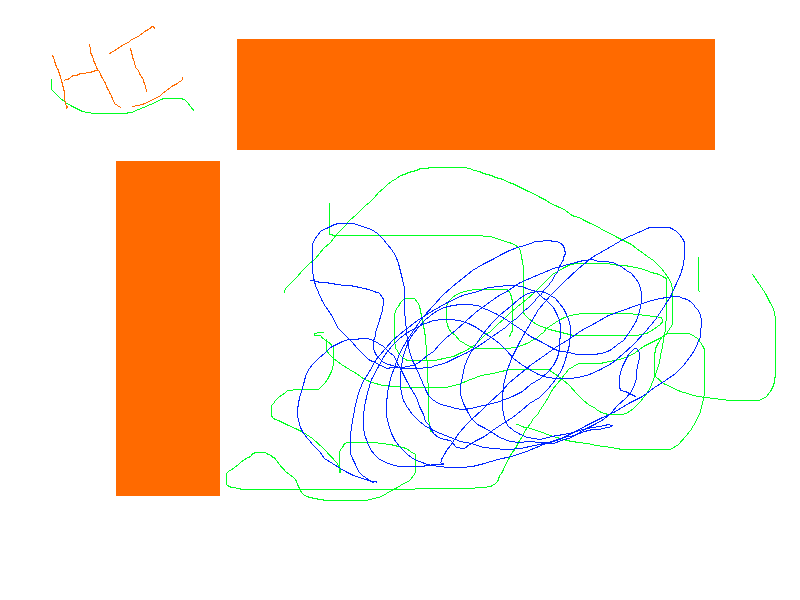
//> input picture StuyPulse/Algorithms/HOT.png, 800 x 600 px; the run also reads 1 picture not shown here
$ ./GenericCVTest   (built with g++ and OpenCV 4)
//> lines starting //> are read from the running program, lines starting //| are printed output that depends on the picture; after the words box and inside, x2 and y2 are one past the last pixel; in counts of white or black regions, pixels touching at a corner belong together
/*
 * Generic694CV.cpp
 *
 *  Created on: Dec 23, 2014
 *      Author: Ethan Cheng
 */

#include <opencv2/core/core.hpp>
#include <opencv2/highgui/highgui.hpp>
#include <opencv2/imgproc/imgproc.hpp>
#include <opencv2/imgproc/types_c.h>
#include <cmath>
#include <iostream>
#include <vector>

using namespace std;
using namespace cv;

int polygonDetect(Mat src , int verts , bool isGray) {//From QuadDetect.cpp
	if (src.empty()) {
		cout << "Source image not found";
		return -1; //Kill if no input
	}
	int numDetected = 0;
	Mat grey;
	if (!isGray) {
		cvtColor(src , grey , CV_BGR2GRAY);
	} else {
		grey = src;
	}
	Mat edges;
	Canny(grey , edges , 0 , 100 , 5);
	vector<vector<Point> > contours;
	findContours(edges , contours , CV_RETR_EXTERNAL , CV_CHAIN_APPROX_SIMPLE);
	vector<Point> approx;
	Mat dest = src.clone();
	for (int i = 0; i < contours.size(); i++) {
		approxPolyDP(Mat(contours[i]) , approx , arcLength(Mat(contours[i]) , true) * 0.02 , true);
		if (fabs(contourArea(contours[i])) < 5 || !isContourConvex(approx)) {
			continue; //Skip small objects or non concave objects
		}
		if (approx.size() == verts) {
			numDetected++;
		}
	}
	return numDetected;
}

bool foundTwoOrangeRects(Mat frame) {
	/*
	 * Parameter Mat:Frame MUST BE OF TYPE BGR
	 */
	Mat HSV;
	Mat orange;
	cvtColor(frame , HSV , CV_BGR2HSV);
	inRange(HSV , Scalar(11 , 0 , 0) , Scalar(24 , 255 , 255) , orange); //Values subject to change
	//Clean up speckles
	erode(orange , orange , getStructuringElement(MORPH_RECT, Size(3 , 3)) );
	dilate(orange , orange , getStructuringElement(MORPH_RECT, Size(3 , 3)) );
	dilate(orange , orange , getStructuringElement(MORPH_RECT, Size(3 , 3)) );
	erode(orange , orange , getStructuringElement(MORPH_RECT, Size(3 , 3)) );
	int detected = polygonDetect(orange , 4 , true);
	cout << detected << ": ";
	return (detected == 2);
}

int main() {
	Mat h = imread("HOT.png");
//> h is the input picture: 600 rows x 800 cols, CV_8UC3; mean B, G, R 206.2, 225.3, 250.1
	Mat c = imread("COLD.png");
	if (h.empty()) {
		cout << "HOT.png not found" << endl;
		return -1;
	}
	if (c.empty()) {
		cout << "COLD.png not found" << endl;
		return -1;
	}
	if (foundTwoOrangeRects(h)) {
//> in foundTwoOrangeRects, `cvtColor(frame , HSV , CV_BGR2HSV);`: HSV: 600 rows x 800 cols, CV_8UC3; mean H, S, V 4, 51.8, 255
//> in foundTwoOrangeRects, `inRange(HSV , Scalar(11 , 0 , 0) , Scalar(24 , 255 , 255) , orange);`:
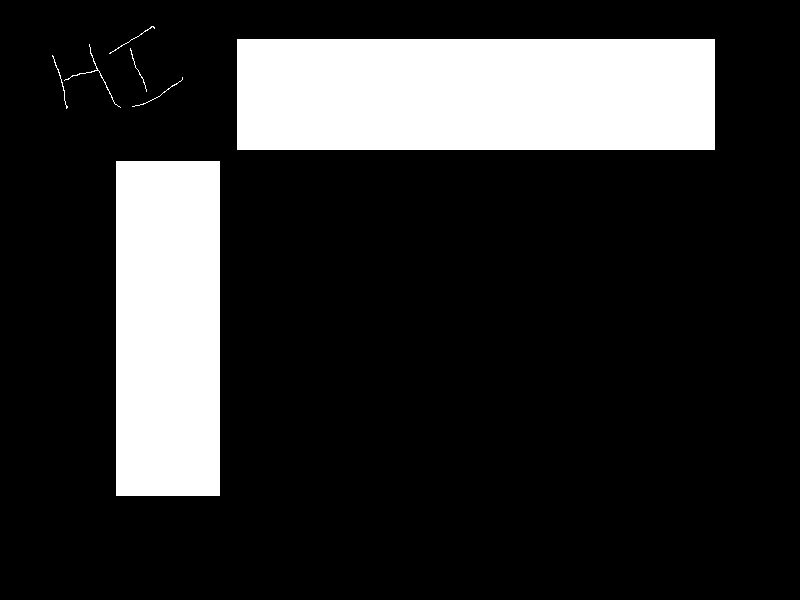
//> orange: 600 rows x 800 cols, CV_8UC1; 18.4% white; 7 white regions, largest, box (x1, y1, x2, y2) and area: (237, 39, 715, 150) 53058, (116, 161, 220, 496) 34840, (64, 44, 121, 108) 118
//> in foundTwoOrangeRects, `dilate(orange , orange , getStructuringElement(MORPH_RECT, Size(3 , 3)..`:
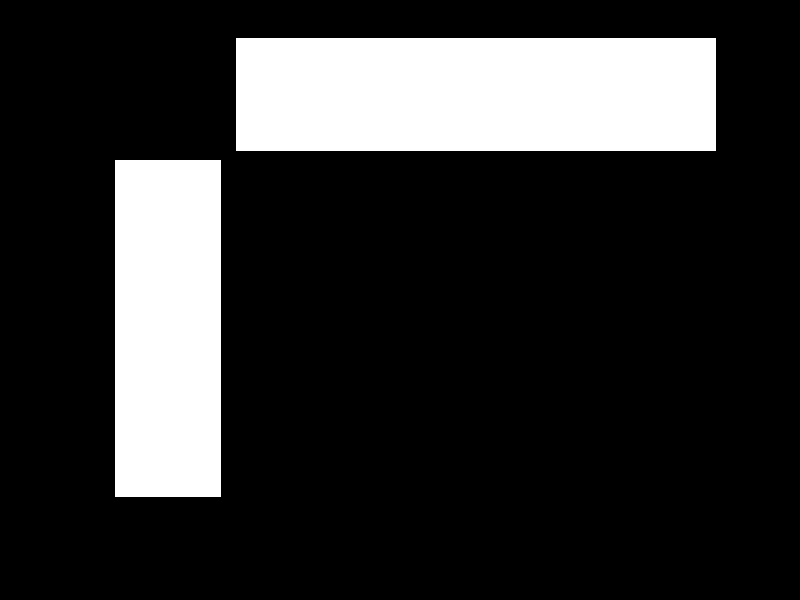
//> orange: 600 rows x 800 cols, CV_8UC1; 18.7% white; 2 white regions, box (x1, y1, x2, y2) and area: (236, 38, 716, 151) 54240, (115, 160, 221, 497) 35722
//> in polygonDetect, `Canny(grey , edges , 0 , 100 , 5);`:
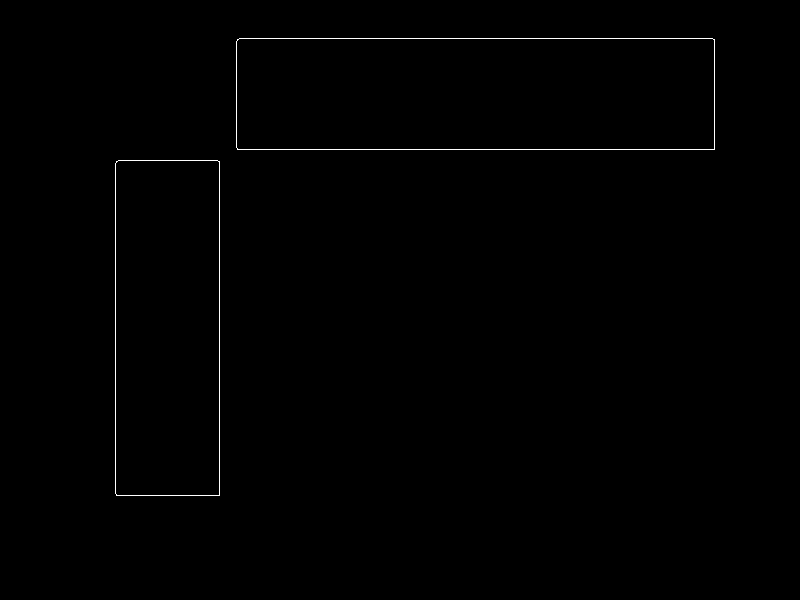
//> edges: 600 rows x 800 cols, CV_8UC1; 0.43% white in thin lines or dots, all inside (x1, y1, x2, y2) = (115, 38, 715, 496)
//> in polygonDetect, `findContours(edges , contours , CV_RETR_EXTERNAL , CV_CHAIN_APPROX_SIM..`: contours = 2 contours; box (x1, y1, x2, y2) and area: (236, 38, 715, 150) 53051, (115, 160, 220, 496) 34833
//> the loop in polygonDetect, `for (int i = 0; i < contours.size(); i++)` made 2 passes
//> numDetected on passes 1 to 2: 1, 2
//> after the loop in polygonDetect, `for (int i = 0; i < contours.size(); i++)`: numDetected = 2
//| 2:
		cout << "HOT" << endl;
	} else {
		cout << "COLD" << endl;
	}
	if (foundTwoOrangeRects(c)) {
//> in foundTwoOrangeRects (call 2), `cvtColor(frame , HSV , CV_BGR2HSV);`: HSV: 600 rows x 800 cols, CV_8UC3; mean H, S, V 0, 0, 255
//> in foundTwoOrangeRects (call 2), `inRange(HSV , Scalar(11 , 0 , 0) , Scalar(24 , 255 , 255) , orange);`: orange: 600 rows x 800 cols, CV_8UC1; every value is 0
//> in polygonDetect (call 2), `findContours(edges , contours , CV_RETR_EXTERNAL , CV_CHAIN_APPROX_SIM..`: contours = 0 contours
//| 0:
		cout << "HOT" << endl;
	} else {
		cout << "COLD" << endl;
	}
	return 0;
}
